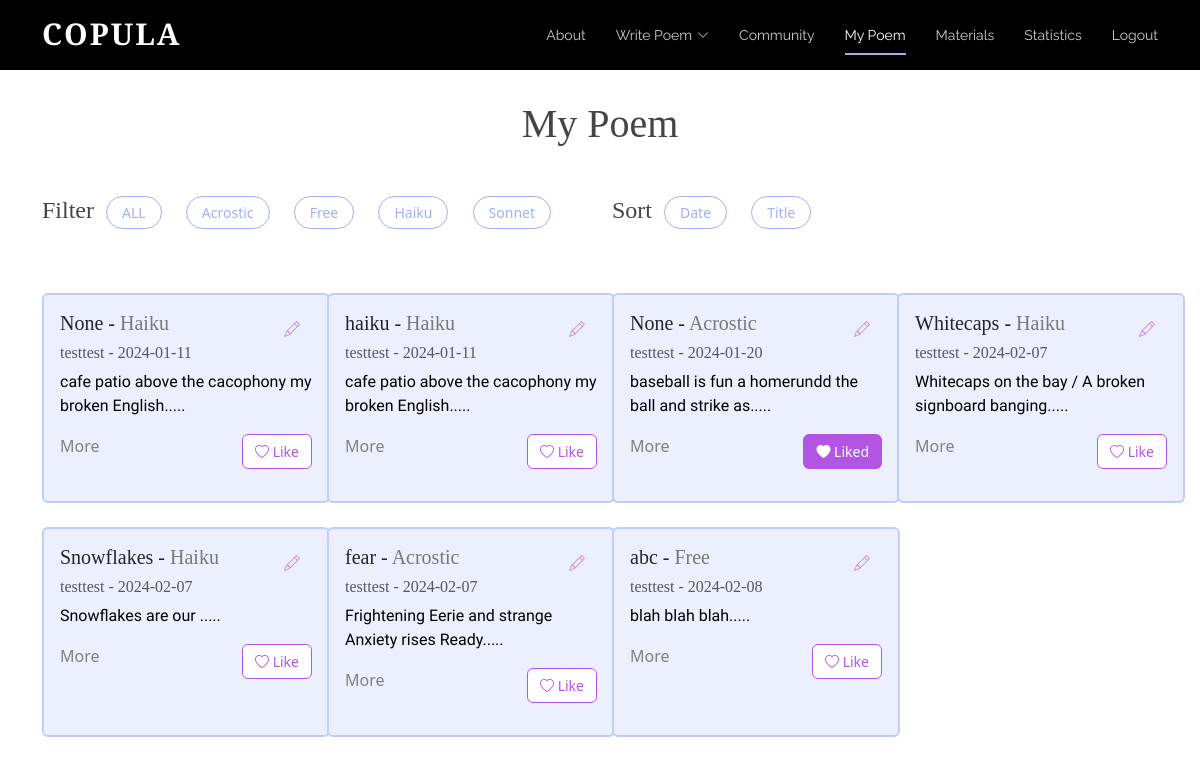
The page /mypage (signed in) on the database its author committed.
### tables this page shows
CREATE TABLE "Poem" (
	"username"	TEXT,
	"content"	TEXT,
	"date"	TEXT,
	"title"	TEXT,
	"type"	TEXT
, "id"	INTEGER, "numLikes"	INTEGER, "sentiment"	INTEGER);

### app.py (the view)
@app.route('/mypage', methods=['GET']) # / => main homepage; decorator
def mypage(): #index func calls render_template, showing login.html on website
	isLogin = False
	if request.method == "POST":
		pass
	else:
		isLogin = True
		conn = sqlite3.connect('static/database.db')
		cursor = conn.cursor()
		query = """
			SELECT P.username, P.content, P.date, P.title, P.type,P.id,
				   COALESCE(L.liked, 0) AS liked
			FROM Poem P
			LEFT JOIN Likes L ON P.id = L.poem_id AND L.username = ?
		"""
		cursor.execute(query, (session.get("username"),))
		rows = cursor.fetchall()
		usernames = []  # ["scott", "alice"]
		contents = []  # ["poem...", "poem2..."]
		dates = []  # ["2023-12-12", "2022-10-10"]
		titles = []
		types = []
		likes = []
		ids = []
		for row in rows:
			usernames.append(row[0])
			contents.append(row[1])
			dates.append(row[2])
			titles.append(row[3])
			types.append(row[4].title())
			likes.append(row[6])
			ids.append(row[5])
		print(likes)
		print(ids)
		if "username" not in session:
			isLogin = False
			return redirect(url_for('login'))
		else:
			isLogin = True
		return render_template('mypage.html',ids=ids, usernames=usernames, contents=contents,
							   dates=dates, titles=titles, types=types, liked_status=likes,
							   num_poems=len(usernames), isLogin=isLogin, username = session["username"])

### templates/mypage.html (shortened to what this page needs)
<!DOCTYPE html>
<html lang="en">
  <head>
    <link href="../static/vendor/aos/aos.css" rel="stylesheet">
    <link href="../static/vendor/bootstrap/css/bootstrap.min.css" rel="stylesheet">
    <link href="../static/vendor/bootstrap-icons/bootstrap-icons.css" rel="stylesheet">
    <link href="../static/vendor/boxicons/css/boxicons.min.css" rel="stylesheet">
    <link href="../static/vendor/glightbox/css/glightbox.min.css" rel="stylesheet">
    <link href="../static/vendor/swiper/swiper-bundle.min.css" rel="stylesheet">
    <link href="../static/css/style.css" rel="stylesheet">
  </head>
  <body>
      <header id="header" class="fixed-top d-flex align-items-center">
        <div class="container d-flex justify-content-between">
          <div class="logo">
            <h1><a href="{{url_for('index')}}">Copula
</a></h1>
          </div>
          <nav id="navbar" class="navbar">
        <ul>
          <li><a class="nav-link scrollto" href="{{url_for('index')}}#about">About</a></li>
          <li class="dropdown"><a href="{{url_for('bwrite')}}"><span>Write Poem</span> <i class="bi bi-chevron-down"></i></a>
          </li>
          <li><a class="nav-link scrollto" href="{{url_for('board')}}">Community</a></li>
                      <li><a class="nav-link scrollto active" href="{{url_for('mypage')}}">My Poem</a></li>
          <li><a class="nav-link scrollto" href="{{url_for('tube')}}">Materials</a></li>
          <li><a class="nav-link scrollto" href="{{url_for('statistics')}}">Statistics</a></li>
          {% if isLogin %}
            <li><a class="nav-link scrollto" href="{{url_for('logout')}}">Logout</a></li>
          {% else %}
            <li><a class="nav-link scrollto" href="{{url_for('login')}}">Login</a></li>
          {% endif %}
        </ul>
          </nav>
        </div>
      </header>
      <main>
        <div class="container stat-mt">
          <h1 class="mb-5 text-center">My Poem</h1>
          <div class="row mb-4">
            <div class="col-lg-6 d-flex">
                <h4>Filter </h4>
                <ul class="poem-filters">
                  <span class="minor"><li data-filter = "*">ALL</li></span>
                                      <li data-filter = ".filter-Acrostic">Acrostic</li>
                                        <li data-filter = ".filter-Free">Free</li>
                  <li data-filter = ".filter-Haiku">Haiku</li>
                  <li data-filter = ".filter-Sonnet">Sonnet</li>
                </ul>
            </div>
            <div class="col-lg-6 d-flex">
                <h4>Sort </h4>
                <ul class="poem-filters">
                    <li class="sorting" data-sort-by ="date">Date</li>
                    <li class="sorting"  data-sort-by ="title">Title</li>
                </ul>
            </div>
          </div>
          <div class="row poem-container">
              {% set counter = 0 %}
                    {% for i in range(num_poems) %}
                        {% if username == usernames[i] %}
                            {% set counter = counter + 1 %}
                          {% if counter < 4 %}
                            <div class="col-md-6 col-lg-3 poem-item filter-{{types[i]}} mt-4 mt-md-4" data-title="{{titles[i]}}" data-date="{{dates[i][0:10]}}" data-type="{{types[i]}}">
                          {% else %}
                            <div class="col-md-6 col-lg-3 poem-item filter-{{types[i]}} mt-4 mt-md-4 mt-lg-4"data-title="{{titles[i]}}"  data-date="{{ dates[i][0:10]}}" data-type="{{types[i]}}">
                          {% endif %}
                      <div class="card poem-card mx-auto" style="width: 18rem;">
                        <div class="card-body">
                        <div class="d-flex">
                            <h5 class="card-title">
                                <span class="title">{{titles[i]}}</span> - <span class="board-poemtype type">{{types[i]}}</span>
                            </h5>
                            <div class="edit-button-container ms-auto">
                                <button class="btn btn-outline-primary edit-button border-0 bg-transparent" data-bs-toggle="modal" data-bs-target="#editPoemModal" data-poem-id="{{ ids[i] }}" data-title="{{ titles[i] }}" data-type="{{ types[i] }}" data-content="{{ contents[i] }}">
                                    <i class="bi bi-pencil"></i>
                                </button>
                            </div>
</div>
                          <h6 class="card-subtitle mb-2 text-muted">{{usernames[i]}} - <span class="date">{{dates[i][0:10]}}</span></h6>
                          <p class="card-text">{{contents[i][0:50]}}.....</p>
                        <div class="d-flex justify-content-between">
                          <a class="card-link" data-bs-toggle="modal" data-poem-id = "{{ids[i]}}" data-bs-target="#poemModal" data-title="{{titles[i]}}" data-type="{{types[i]}}" data-username="{{usernames[i]}}" data-date="{{dates[i][0:10]}}" data-content="{{contents[i]}}">
          More
        </a>
                            {% if liked_status[i] == 1 %}
                          <div class="text-right">
                            <button class="btn btn-outline-danger like-button really-like" data-poem-id="{{ ids[i] }}" data-username="{{ usernames[i] }}" data-liked="{{ liked_status[i] }}">
                                <i class="bi bi-heart-fill"></i>  Liked
                            </button>
                          </div>
                            {%else %}
                                              <div class="text-right">
                            <button class="btn btn-outline-danger like-button" data-poem-id="{{ ids[i] }}" data-username="{{ usernames[i] }}" data-liked="{{ liked_status[i] }}">
                                <i class="bi bi-heart"></i> Like
                            </button>
                          </div>
                            {% endif %}
                        </div>
                        </div>
                      </div>
                    </div>
                        {% endif %}
                    {% endfor %}
                  </div>
        </div>
      </main>
  </body>
</html>

### static/css/style.css (style rules this page uses)
body { color: #444444; }
a { color: #1bac91; text-decoration: none; }
h1, h2, h3, h4, h5, h6 { font-family: 'Cormorant Garamond', serif; }
#header { height: 70px; transition: all 0.5s; z-index: 997; background: #000; }
#header .logo h1 { font-size: 30px; margin: 0; padding: 6px 0; line-height: 1; font-weight: 700; letter-spacing: 2px; text-transform: uppercase; }
#header .logo h1 a, #header .logo h1 a:hover { color: #fff; text-decoration: none; }
.navbar { padding: 0; }
.navbar ul { margin: 0; padding: 0; display: flex; list-style: none; align-items: center; }
.navbar li { position: relative; }
.navbar>ul>li+li { margin-left: 30px; }
.navbar a, .navbar a:focus { display: flex; align-items: center; justify-content: space-between; padding: 12px 0; font-size: 14px; font-family: "Raleway", sans-serif; color: rgba(255, 255, 255, 0.8); white-space: nowrap; transition: 0.3s; position: relative; }
.navbar a i, .navbar a:focus i { font-size: 12px; line-height: 0; margin-left: 5px; }
.navbar>ul>li>a:before { content: ""; position: absolute; width: 100%; height: 2px; bottom: 3px; left: 0; background-color: #A2AFF6; visibility: hidden; width: 0px; transition: all 0.3s ease-in-out 0s; }
.navbar a:hover:before, .navbar li:hover>a:before, .navbar .active:before { visibility: visible; width: 100%; }
.navbar a:hover, .navbar .active, .navbar .active:focus, .navbar li:hover>a { color: #fff; }
body p { color: black; font-family: 'Nanum Myeongjo', serif; }
body a { color: gray; }
body { margin: 0; }
.btn-outline-primary { color: #CC95DD !important; }
.board-poemtype { color:#787878; }
.poem-filters { list-style: none; margin-left: -20px; }
.poem-filters li { cursor: pointer; font-size: 14px; display: inline-block; background: white; border: 1px solid #A2AFF6; padding: 5px 15px 5px 15px; border-radius: 50px; margin-right: 20px; color: #A2AFF6; font-weight: 500; }
.card-link { cursor:pointer }
.like-button { font-size:14px; }
.btn-outline-danger { background-color:white !important; color:#B255E3 !important; border:1px solid #B255E3 !important; }
.really-like { background-color:#B255E3 !important; color:white !important; border:1px solid #B255E3 !important; }
.poem-card { height: 210px; background-color:#ECEFFE; border: 2px solid #BECDFB; transition: transform 0.3s ease-in-out; }
.stat-mt { margin-top: 100px; }

### rows shown on the page
Poem: username "testtest", date "2024-01-11", content "cafe patio above the cacophony my broken English"
Poem: title "haiku", username "testtest", date "2024-01-11", content "cafe patio above the cacophony my broken English"
Poem: title "None", username "testtest", date "2024-01-20", content "baseball is fun a homerundd the ball and strike as"
Poem: title "Whitecaps", username "testtest", date "2024-02-07", content "Whitecaps on the bay / A broken signboard banging"
Poem: title "Snowflakes", username "testtest", date "2024-02-07", content "Snowflakes are our"
Poem: title "fear", username "testtest", date "2024-02-07", content "Frightening Eerie and strange Anxiety rises Ready"
Poem: title "abc", username "testtest", date "2024-02-08", content "blah blah blah"

### other values the page prints
{{ titles[i] }} "None"
{{ types[i] }} "Haiku" "Haiku" "Acrostic" "Haiku" "Haiku" "Acrostic" "Free"
